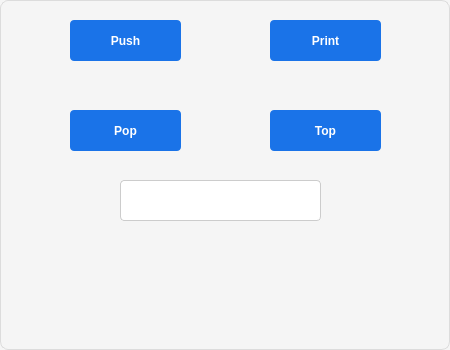
<?xml version="1.0" encoding="UTF-8"?>
<ui version="4.0">
 <class>Dialog</class>
 <widget class="QDialog" name="Dialog">
  <property name="geometry">
   <rect>
    <x>0</x>
    <y>0</y>
    <width>450</width>
    <height>350</height>
   </rect>
  </property>
  <property name="windowTitle">
   <string>Pila o Stack</string>
  </property>
  <property name="styleSheet">
   <string notr="true">/* Estilo general del diálogo */
QDialog {
    background-color: #f5f5f5;   /* Fondo claro */
    border: 1px solid #dcdcdc;   /* Borde sutil */
    border-radius: 8px;          /* Esquinas suaves */
    color: #333333;              /* Texto neutro */
}

/* Etiquetas */
QLabel {
    color: #444444;              /* Gris oscuro para contraste */
    padding: 4px;
}

/* Campos de texto */
QLineEdit {
    background-color: #ffffff;   /* Fondo blanco */
    border: 1px solid #cccccc;   /* Borde suave */
    border-radius: 4px;
    padding: 6px;
    selection-background-color: #87cefa; /* Azul claro al seleccionar */
    selection-color: #000000;
}

QLineEdit:focus {
    border: 1px solid #1a73e8;   /* Azul corporativo al enfocar */
    background-color: #fafafa;
}

/* Botones */
QPushButton {
    background-color: #1a73e8;   /* Azul profesional */
    color: #ffffff;
    border: none;
    border-radius: 4px;
    padding: 8px 14px;
    font-weight: bold;
}

QPushButton:hover {
    background-color: #1669c1;   /* Azul más intenso al pasar el cursor */
}

QPushButton:pressed {
    background-color: #0d47a1;   /* Azul profundo al presionar */
}

QPushButton:disabled {
    background-color: #e0e0e0;   /* Gris claro para deshabilitado */
    color: #888888;
}
</string>
  </property>
  <widget class="QPushButton" name="btn_agr">
   <property name="geometry">
    <rect>
     <x>70</x>
     <y>20</y>
     <width>111</width>
     <height>41</height>
    </rect>
   </property>
   <property name="text">
    <string>Push</string>
   </property>
  </widget>
  <widget class="QPushButton" name="btn_elim">
   <property name="geometry">
    <rect>
     <x>70</x>
     <y>110</y>
     <width>111</width>
     <height>41</height>
    </rect>
   </property>
   <property name="text">
    <string>Pop</string>
   </property>
  </widget>
  <widget class="QPushButton" name="btn_mos">
   <property name="geometry">
    <rect>
     <x>270</x>
     <y>110</y>
     <width>111</width>
     <height>41</height>
    </rect>
   </property>
   <property name="text">
    <string>Top</string>
   </property>
  </widget>
  <widget class="QPushButton" name="btn_imp">
   <property name="geometry">
    <rect>
     <x>270</x>
     <y>20</y>
     <width>111</width>
     <height>41</height>
    </rect>
   </property>
   <property name="text">
    <string>Print</string>
   </property>
  </widget>
  <widget class="QLineEdit" name="ent_dato">
   <property name="geometry">
    <rect>
     <x>120</x>
     <y>180</y>
     <width>201</width>
     <height>41</height>
    </rect>
   </property>
  </widget>
  <widget class="QLabel" name="lbl_resultado">
   <property name="geometry">
    <rect>
     <x>20</x>
     <y>240</y>
     <width>401</width>
     <height>91</height>
    </rect>
   </property>
   <property name="text">
    <string/>
   </property>
   <property name="alignment">
    <set>Qt::AlignCenter</set>
   </property>
  </widget>
 </widget>
 <resources/>
 <connections/>
</ui>
